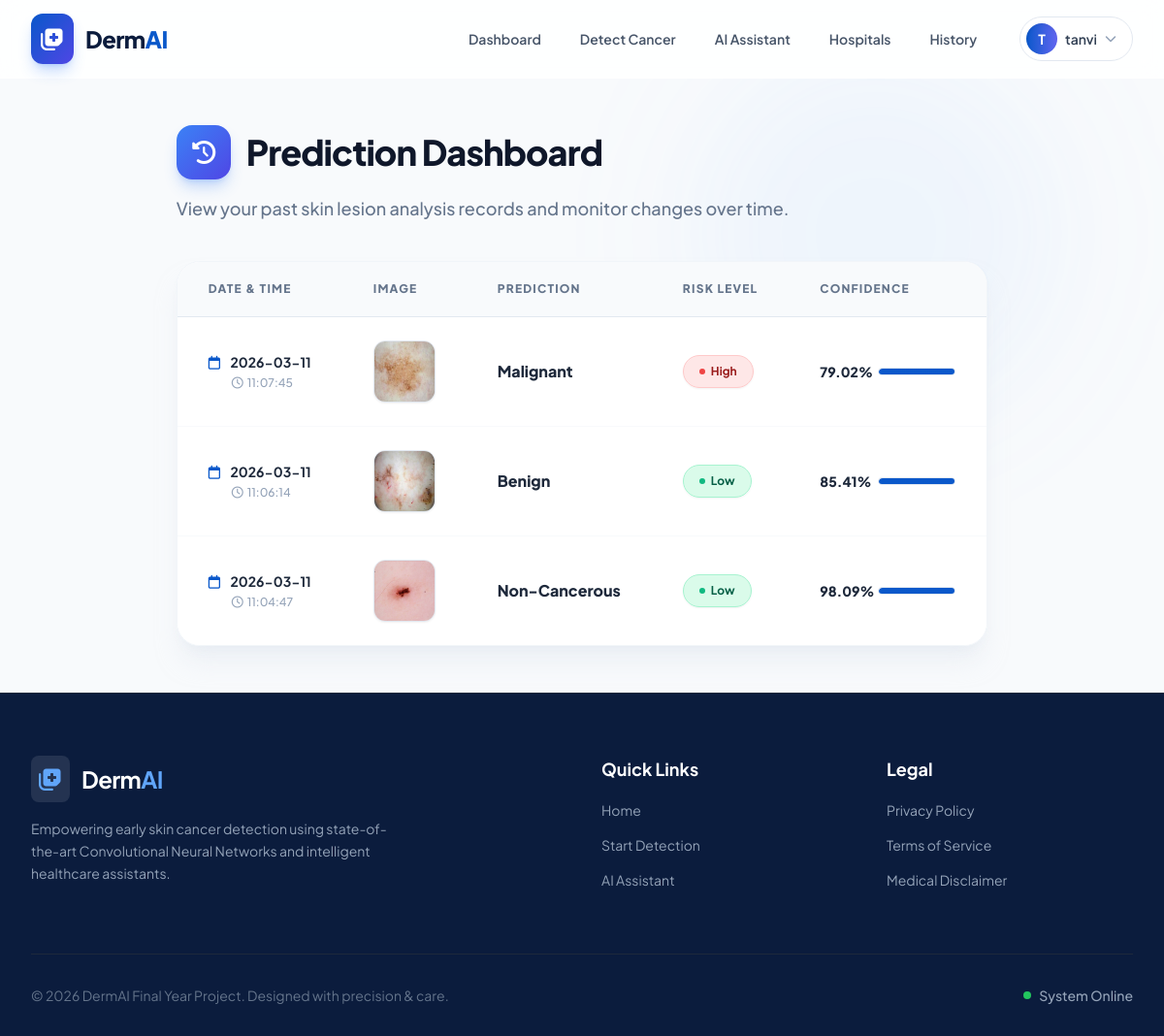
Screenshot of /history (signed in) with the database file from the repository.
### tables this page shows
CREATE TABLE predictions (
            id INTEGER PRIMARY KEY AUTOINCREMENT,
            user_id INTEGER,
            image_path TEXT,
            prediction_result TEXT,
            confidence_score REAL,
            risk_level TEXT,
            recommendation TEXT,
            timestamp DATETIME DEFAULT CURRENT_TIMESTAMP
        );

### app.py (the view)
@app.route('/history')
def history():
    if 'user_id' not in session: return redirect(url_for('login'))
    conn = get_db_connection()
    predictions = conn.execute('SELECT * FROM predictions WHERE user_id = ? ORDER BY timestamp DESC', (session['user_id'],)).fetchall()
    conn.close()
    return render_template('history.html', predictions=predictions)

### app.py (called while the page is built)
def get_db_connection():
    conn = sqlite3.connect(DB_PATH)
    conn.row_factory = sqlite3.Row
    return conn

### templates/history.html (shortened to what this page needs)
{% extends 'base.html' %}
{% block content %}
<div class="max-w-7xl mx-auto py-12 px-4 sm:px-6 lg:px-8 relative z-10">
    <div
        class="absolute top-[-5%] right-[-5%] w-96 h-96 bg-blue-400/10 rounded-full mix-blend-multiply filter blur-3xl opacity-60 pointer-events-none">
    </div>
    <div class="mb-10 animate-fade-in-up">
        <h2 class="text-4xl font-extrabold text-slate-900 tracking-tight flex items-center gap-4">
            <div
                class="w-14 h-14 bg-gradient-to-br from-blue-500 to-indigo-600 rounded-2xl flex items-center justify-center text-white shadow-lg shadow-blue-500/30">
                <i class="fa-solid fa-clock-rotate-left text-2xl"></i>
            </div>
            Prediction Dashboard
        </h2>
        <p class="mt-4 text-lg text-slate-500 font-medium">View your past skin lesion analysis records and monitor
            changes over time.
        </p>
    </div>
    {% if predictions %}
    <div class="bg-white/80 backdrop-blur-xl rounded-3xl shadow-xl shadow-slate-200/50 border border-slate-100 overflow-hidden relative z-10 animate-fade-in-up"
        style="animation-delay: 0.1s;">
        <div class="overflow-x-auto">
            <table class="min-w-full divide-y divide-slate-100">
                <thead class="bg-slate-50 border-b border-slate-200">
                    <tr>
                        <th scope="col"
                            class="px-8 py-5 text-left text-xs font-extrabold text-slate-500 uppercase tracking-widest">
                            Date &
                            Time</th>
                        <th scope="col"
                            class="px-8 py-5 text-left text-xs font-extrabold text-slate-500 uppercase tracking-widest">
                            Image
                        </th>
                        <th scope="col"
                            class="px-8 py-5 text-left text-xs font-extrabold text-slate-500 uppercase tracking-widest">
                            Prediction</th>
                        <th scope="col"
                            class="px-8 py-5 text-left text-xs font-extrabold text-slate-500 uppercase tracking-widest">
                            Risk
                            Level</th>
                        <th scope="col"
                            class="px-8 py-5 text-left text-xs font-extrabold text-slate-500 uppercase tracking-widest">
                            Confidence</th>
                    </tr>
                </thead>
                <tbody class="bg-white divide-y divide-slate-50 font-medium">
                    {% for p in predictions %}
                    <tr class="hover:bg-blue-50/50 transition-colors duration-200 group">
                        <td class="px-8 py-6 whitespace-nowrap text-sm text-slate-700">
                            <div class="flex flex-col">
                                <span class="font-bold text-slate-800"><i
                                        class="fa-regular fa-calendar text-medical-blue mr-2"></i> {{ p.timestamp[:10]
                                    }}</span>
                                <span class="text-xs text-slate-400 ml-6 mt-1 flex items-center gap-1"><i
                                        class="fa-regular fa-clock"></i> {{ p.timestamp[11:19] }}</span>
                            </div>
                        </td>
                        <td class="px-8 py-6 whitespace-nowrap">
                            <div
                                class="w-16 h-16 rounded-xl bg-slate-50 border border-slate-200 overflow-hidden flex items-center justify-center shadow-sm group-hover:shadow-md transition-all">
                                <img src="{{ url_for('static', filename='uploads/' + p.image_path) }}"
                                    class="object-cover w-full h-full hover:scale-125 transition-transform duration-500 cursor-pointer"
                                    alt="Lesion">
                            </div>
                        </td>
                        <td class="px-8 py-6 whitespace-nowrap">
                            <div class="text-base font-extrabold text-slate-800">{{ p.prediction_result }}</div>
                        </td>
                        <td class="px-8 py-6 whitespace-nowrap">
                            {% if 'High' in p.risk_level %}
                            <span
                                class="px-4 py-1.5 inline-flex text-xs leading-5 font-bold rounded-full bg-red-100/80 text-red-800 border border-red-200 shadow-sm items-center gap-1.5">
                                <span class="w-1.5 h-1.5 rounded-full bg-red-500 animate-pulse"></span> High
                            </span>
                            {% else %}
                            <span
                                class="px-4 py-1.5 inline-flex text-xs leading-5 font-bold rounded-full bg-emerald-100/80 text-emerald-800 border border-emerald-200 shadow-sm items-center gap-1.5">
                                <span class="w-1.5 h-1.5 rounded-full bg-emerald-500"></span> Low
                            </span>
                            {% endif %}
                        </td>
                        <td class="px-8 py-6 whitespace-nowrap text-sm text-slate-700">
                            <div class="flex items-center gap-3">
                                <span class="font-extrabold w-12 text-slate-800">{{ p.confidence_score }}%</span>
                                <div
                                    class="w-20 bg-slate-100 rounded-full h-2 shadow-inner overflow-hidden border border-slate-200">
                                    <div class="bg-gradient-to-r from-medical-blue to-indigo-500 h-2 rounded-full relative"
                                        style="width: {{ (p.confidence_score or 0) * 100 }}%">
                                    </div>
                                </div>
                            </div>
                        </td>
                    </tr>
                    {% endfor %}
                </tbody>
            </table>
        </div>
    </div>
    {% endif %}
</div>
{% endblock %}

### static/css/style.css (style rules this page uses)
html { scroll-behavior: smooth; }
body { -webkit-font-smoothing: antialiased; -moz-osx-font-smoothing: grayscale; }

### rows the page displays
predictions: timestamp "2026-03-11", timestamp "11:07:45", image_path (picture), prediction_result "Malignant", risk_level "High" (drawn), confidence_score "79.02"
predictions: timestamp "2026-03-11", timestamp "11:06:14", image_path (picture), prediction_result "Benign", risk_level "Low" (drawn), confidence_score "85.41"
predictions: timestamp "2026-03-11", timestamp "11:04:47", image_path (picture), prediction_result "Non-Cancerous", risk_level "Low" (drawn), confidence_score "98.09"

### other values shown
{{ session.get('user_name')[0].upper() }} "T"
{{ session.get('user_name') }} "tanvi"
